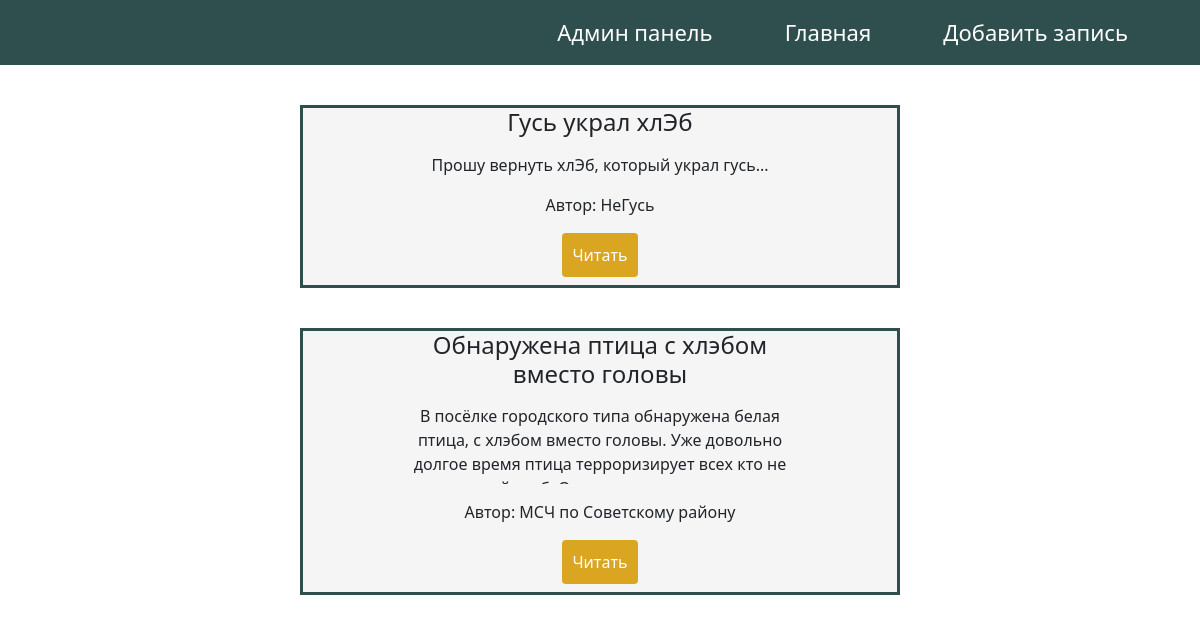
The app's page /, older data.
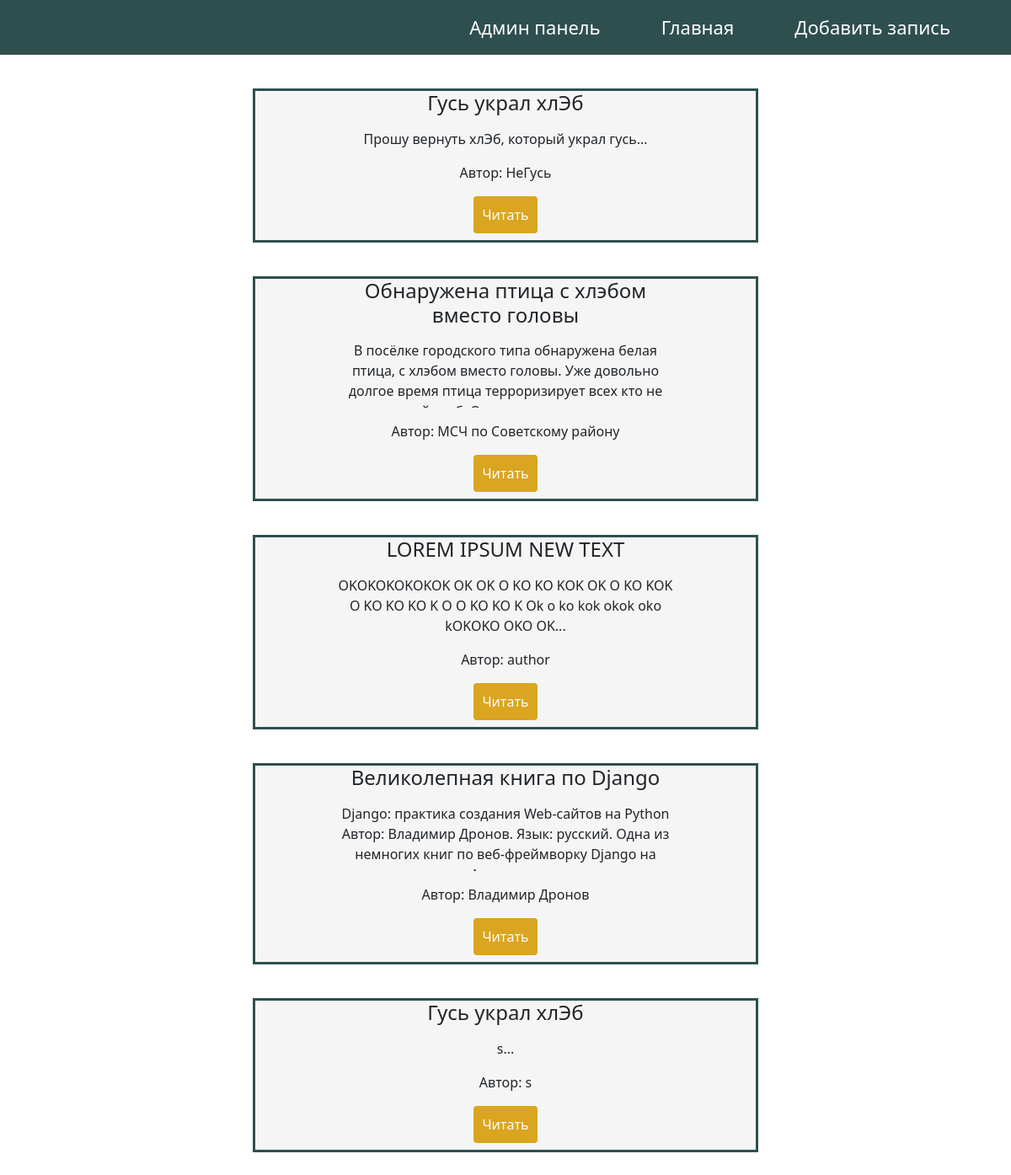
The same page, newer data.
### blog/models.py (models this page shows, shortened)
class Pin(models.Model):
    tittle = models.CharField('Заголовочек', max_length=52)
    subTitle = models.TextField('Текст')
    author = models.CharField('Имя автора', max_length=250)
    date = models.DateField('Дата поста')
    class Meta:
        verbose_name = 'Запись'
        verbose_name_plural = 'Записи'

### blog/views.py (the view)
# urls.py: urlpatterns = [path('', views.PostView.as_view(), name='home'),
class PostView(View):
    def get(self, request):
        posts = Pin.objects.all()
        return render(request, 'blog/index.html', {'post_list': posts})

### templates/blog/index.html
{% extends 'blog/base.html' %}
{% block content%}
<main class="container">
	{% for post in post_list %}
	<article class="note">
		<h4>{{ post.tittle }}</h4>
		<p class="notes">{{ post.subTitle}}...</p>
		<p class="notes">Автор:  {{ post.author }}</p>
		<a class="button" href="{{ post.id }}">Читать</a>
	</article>
	{% endfor %}
</main>
{% endblock%}

### templates/blog/base.html (shortened to what this page needs)
{% load static %}
<html>
<head>
  <link rel="stylesheet" href="{% static 'css/style.css'%}" type="text/css" media="all" />
  <link rel="stylesheet" href="https://cdn.jsdelivr.net/npm/bootstrap@5.2.3/dist/css/bootstrap.min.css">
</head>
<body>
<header class="header">
  <ul class="header_box">
    <li class="nav_element"><a class="header_link" href="/admin">Админ панель</a></li>
    <li class="nav_element"><a class="header_link" href="{% url 'home' %}">Главная</a></li>
    <li class="nav_element"><a class="header_link" href="{% url 'create' %}">Добавить запись</a></li>
  </ul>
</header>
{% block content %}
{% endblock %}
</body>
</html>

### blog/static/css/style.css (style rules this page uses)
* { box-sizing: border-box; padding: 0; margin: 0; }
body { font-family: 'Montserrat', sans-serif; box-sizing: border-box; }
.header { background-color: darkslategray; }
.header_box { display: flex; align-items: center; justify-content: right; list-style: none; margin: 0; }
.nav_element { margin-right: 6vw; margin-top: 2vh; margin-bottom: 2vh; }
.header_link { text-decoration: none; color: white; font-size: 22px; }
.container { display: flex; flex-direction: column; align-items: center; margin-bottom: 4vh; }
.note { margin-top: 5vh; min-width: 50vw; display: flex; flex-direction: column; align-items: center; border: 3px solid darkslategray; background-color: whitesmoke; }
h4 { font-size: 140%; margin: 1vh 0 0 0; width: 370px; overflow-wrap: break-word; text-align: center; }
.notes { margin: 1vh 0 1vh 0; width: 400px; overflow-wrap: break-word; text-align: center; max-height: 10vh; overflow: hidden; text-overflow: ellipsis; }
.button { text-decoration: none; background-color: goldenrod; color: white; padding: 10px; border-radius: 4px; margin-top: 1vh; margin-bottom: 1vh; }

Row changes from the older to the newer data that the page shows:
added Pin: tittle "LOREM IPSUM NEW TEXT", subTitle "OKOKOKOKOKOK OK OK O KO KO KOK OK O KO KOK O KO KO KO K O O KO KO K Ok o ko kok okok oko kOKOKO OKO OK", author "author"
added Pin: tittle "Великолепная книга по Django", subTitle "Django: практика создания Web-сайтов на Python Автор: Владимир Дронов. Язык: русский. Одна из немногих книг по веб-фреймворку Django на…", author "Владимир Дронов"
added Pin: tittle "Гусь украл хлЭб", subTitle "s", author "s"
